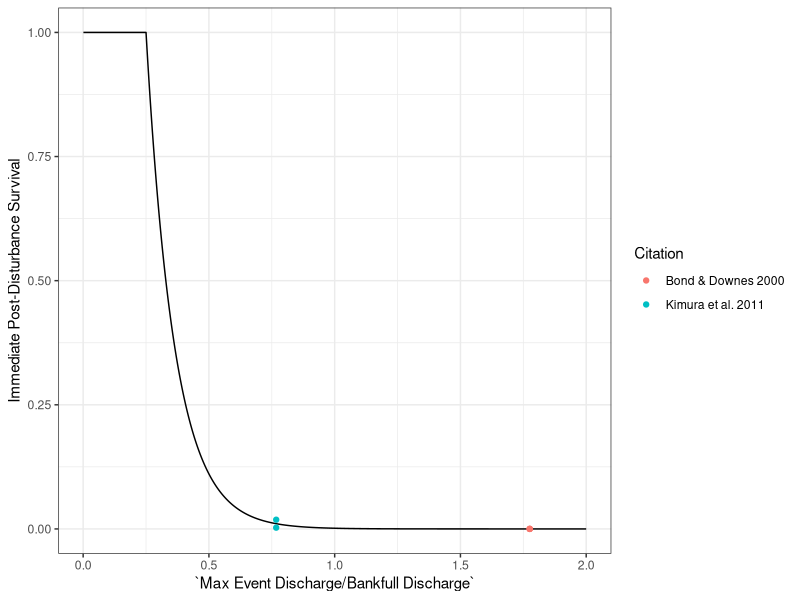
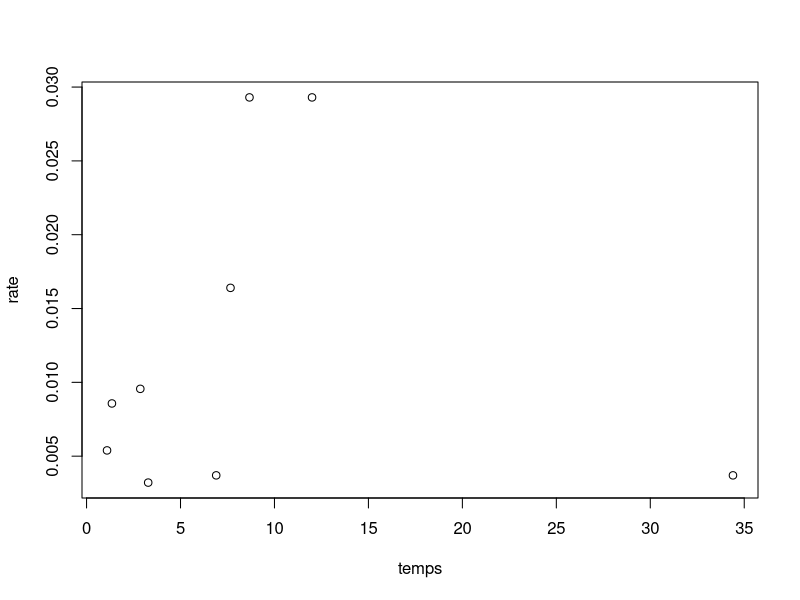

Reproduce these figures in R, in order.
#####################################
## Code to fit curve to Hydropsyche spp mortality rates to data
####################################
library(readxl)
library(minpack.lm)
library(tidyverse)
HYOSVitalRates <- read_excel("VitalRates.xlsx", sheet = "Hydropsyche Mortality Rates")
HYOSVitalRates <- as.data.frame(HYOSVitalRates)

flow.surv.fit <- function(magnitude, mortality, Qmin){
  x <- magnitude # rename x and y
  y <- 1 - mortality # convert to survival
  df <- as.data.frame(cbind(x,y))
  df <- rbind(df, c(Qmin, 1))  # make sure we specify that we have 100% survival at Qmin (0.25)
  nls.fit <- nlsLM(formula = (y ~ k* exp(-h*x)), data = df, start = c(k = 1, h = 1)) # fit to negative exponential function
  return(nls.fit)
}

flow.surv.rate <- function(h, k, max, min, interval, Qmin) {
  Q <- seq(min, max, by = interval)
  surv <- k*(exp(-h*Q))
  surv.df <- as.data.frame(cbind(Q, surv))
  surv.df$surv[which(surv.df$Q <= Qmin)] <- 1
  return(surv.df)
}

surv.fit.HYOS <- flow.surv.fit(HYOSVitalRates$`Max Event Discharge/Bankfull Discharge`, HYOSVitalRates$Mortality, 0.25)
surv.df.HYOS <- flow.surv.rate(surv.fit.HYOS$m$getPars()[2] , surv.fit.HYOS$m$getPars()[1], 2, 0.001, 0.001, 0.25)

ggplot(surv.df.HYOS, aes(x = Q, y = surv))+
  geom_line()+
  geom_point(data = HYOSVitalRates, aes(x = `Max Event Discharge/Bankfull Discharge` , y = 1-(Mortality), color = Citation))+
  #coord_cartesian(ylim = c(0,1)) +
  ylab('Immediate Post-Disturbance Survival') +
  theme_bw()+
  xlab('`Max Event Discharge/Bankfull Discharge`')

# original rates and temps from McCarty et al 2022, critical thermal max from Kremer and Caldwell 2022
rate <- c(0.0037, 0.0164,0.0293,0.0293,0.00956,0.00321,0.00857,0.00539, 0.0037)
temps <- c(6.9,7.66,8.67,12,2.86,3.28,1.35,1.09, 34.4)
df <- as.data.frame(cbind(temps, rate))
plot(temps, rate)

polyfit <- nlsLM(1/rate ~ a * temps^2 + b * temps + c, start = c(a = 1, b = 1, c = 1))

devtime <- function(x){
  y = 0.598*x^2-19.224*x+219.578
  return(y)
}
